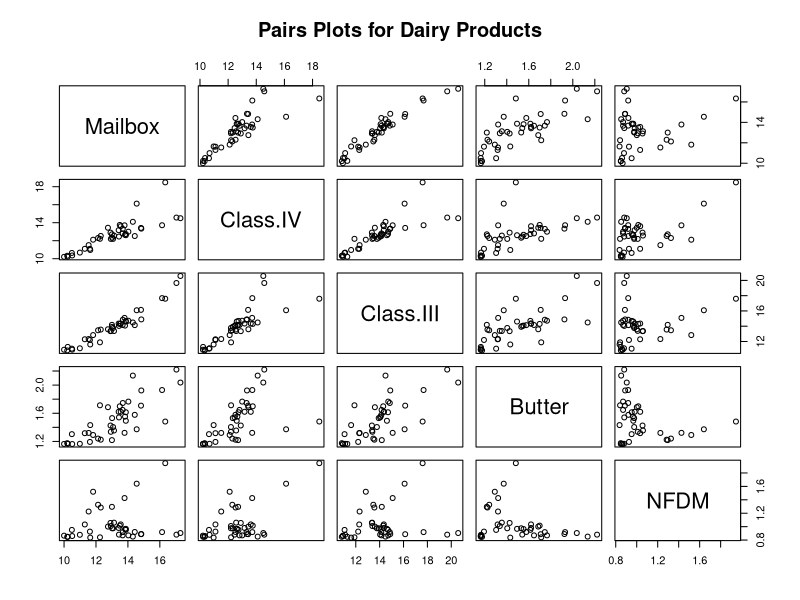

Write R code to recreate this figure.
## ---- chunk 1
milk <- read.csv("41330727.csv", header = TRUE, stringsAsFactors = FALSE)
head(milk)
## ---- chunk 2
for (i in 2:length(milk)) {
  milk[[i]] <- gsub("\\$", "", milk[[i]])
  milk[[i]] <- as.numeric(milk[[i]])
}
## ---- chunk 3
cor(milk[2:length(milk)])
## ---- chunk 4
lm_classiv <- lm(Mailbox ~ Class.IV, data = milk)
print (summary(lm_classiv))

lm_classiii <- lm(Mailbox ~ Class.III, data = milk)
print (summary(lm_classiii))

lm_butter <- lm(Mailbox ~ Butter, data = milk)
print (summary(lm_butter))

lm_nfdm <- lm(Mailbox ~ NFDM, data = milk)
print (summary(lm_nfdm))
## ---- chunk 5
lm_full <- lm(Mailbox ~ ., data = milk[-1])
print (summary(lm_full))
## ---- chunk 6
s_2 <- anova(lm_classiii)[["Mean Sq"]][[2]]
x_bar <- mean(milk[["Class.III"]])
x_h <- (12.50 - coef(lm_classiii)[[1]]) / coef(lm_classiii)[[2]]
num <- (x_h - x_bar) ^ 2
denom <- sum((milk[["Class.III"]] - x_bar) ^ 2)
val <- 1 / 41 + num / denom
s <- s_2 * val
mbox_upper <- 12.50 + s * qt(0.95, 39)
print (mbox_upper)
## ---- chunk 7
b_0 <- coef(lm_classiii)[[1]]
b_1 <- coef(lm_classiii)[[2]]
classiii_price <- (mbox_upper - b_0) / b_1
print (classiii_price)
## ---- chunk 8
pairs(milk[2:length(milk)], main = "Pairs Plots for Dairy Products")
